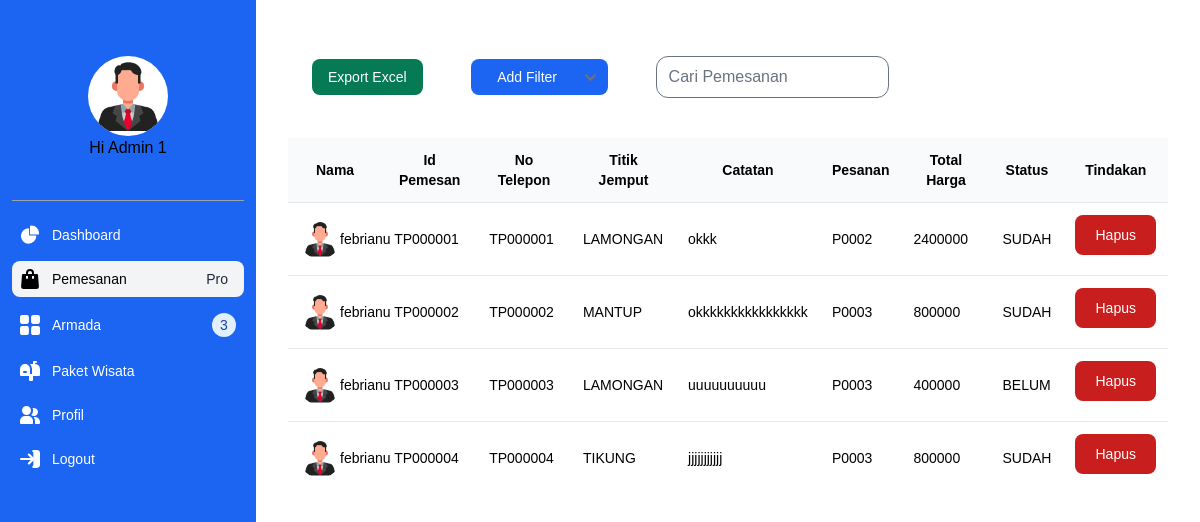
Before: /app/admin/transaksi/index.php (signed in) with the older database file.
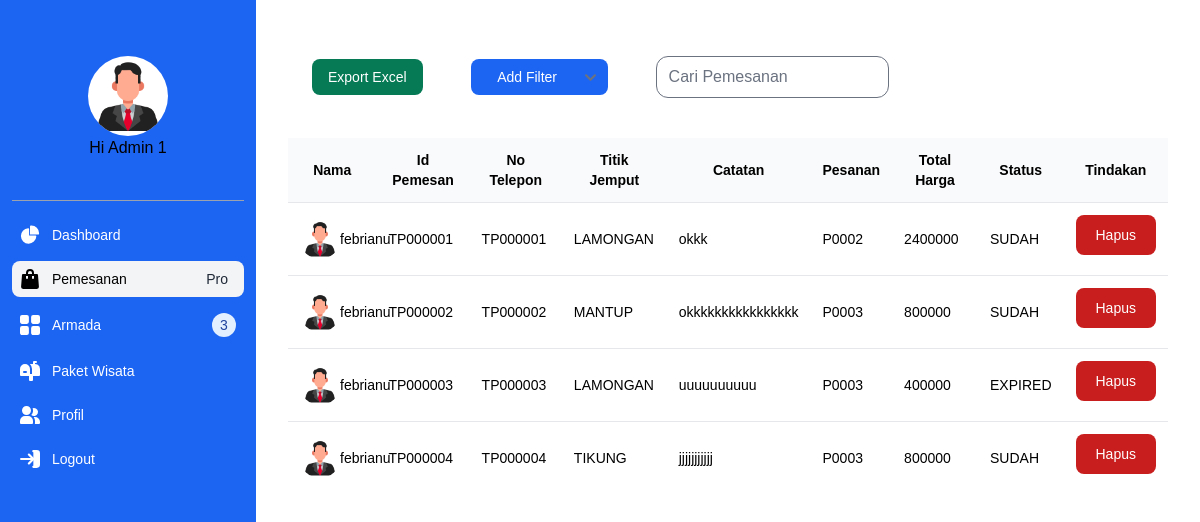
After: the same page with the newer database file.
### tables this page shows
CREATE TABLE `pemesanan` (
  `ID_PEMESANAN` char(8) NOT NULL,
  `ID_PAKET` char(8) DEFAULT NULL,
  `ID_USER` char(8) DEFAULT NULL,
  `CATATAN_PESANAN` varchar(256) DEFAULT NULL,
  `JUMLAH_PESANAN` int(11) NOT NULL,
  `TOTAL_HARGA` bigint(20) NOT NULL,
  `TANGGAL_PEMESANAN` date NOT NULL DEFAULT current_timestamp(),
  `TITIK_JEMPUT_PEMESANAN` varchar(256) NOT NULL,
  `STATUS_PEMESANAN` varchar(16) NOT NULL DEFAULT 'BELUM'
);

### app/database.php (called while the page is built, shortened)
<?php
	function getAllPemesanan(){
		try {
		   $statement = DB->prepare("SELECT * FROM pemesanan");
		   $statement->execute();
			return $statement->fetchAll(PDO::FETCH_ASSOC);
		} catch (PDOException $err) {
			echo $err->getMessage();
		}
	}
?>

### app/admin/transaksi/index.php (the view, shortened to what this page needs)
<?php
    $title = "Transaksi";
    require("../../database.php");
    include(BASEPATH."/assets/inc/admin/layouts/header.php");
    $transactions = getAllPemesanan();
?>
<div class="container mx-auto p-4">
    <div class="flex flex-col  sm:flex-row items-center justify-start mb-4">
        <a href="excel.php" class="m-6 sm:mb-0 sm:mr-4 inline-block px-4 py-2 text-sm font-medium text-center text-white bg-green-600 rounded-lg hover:bg-green-700 focus:ring-4 focus:outline-none focus:ring-green-300 whitespace-nowrap">Export Excel</a>
        <select name="cars" id="cars" class="m-6 border-white border-none inline-block px-4 py-2 text-sm font-medium text-center text-white bg-blue-600 rounded-lg hover:bg-blue-700 focus:ring-4 focus:outline-none focus:ring-blue-300 whitespace-nowrap mr-3">
                <option value="volvo">Add Filter</option>
        </select>
        <div class="m-6 relative flex items-center">
            <input type="text" name="search" placeholder="Cari Pemesanan" autocomplete="off" aria-label="Cari Pemesanan" class="w-full sm:w-64 pr-3 pl-10 py-2 placeholder-gray-500 text-black rounded-xl ring-gray-300 focus:ring-gray-500 focus:ring-2">
        </div>
    </div>
    <div class="overflow-x-auto w-full">
        <div class="min-w-full flex justify-center">
            <table class="min-w-full divide-y divide-gray-200">
                <thead class="bg-gray-50">
                    <tr>
                        <th class="p-4 text-sm font-semibold tracking-wide text-center">Nama</th>
                        <th class="p-3 text-sm font-semibold tracking-wide text-center">Id Pemesan</th>
                        <th class="p-3 text-sm font-semibold tracking-wide text-center">No Telepon</th>
                        <th class="p-3 text-sm font-semibold tracking-wide text-center">Titik Jemput</th>
                        <th class="p-3 text-sm font-semibold tracking-wide text-center w-32">Catatan</th>
                        <th class="p-3 text-sm font-semibold tracking-wide text-center">Pesanan</th>
                        <th class="p-3 text-sm font-semibold tracking-wide text-center">Total Harga</th>
                        <th class="p-3 text-sm font-semibold tracking-wide text-center">Status</th>
                        <th class="p-3 text-sm font-semibold tracking-wide text-center">Tindakan</th>
                    </tr>
                </thead>
                <tbody class="bg-white divide-y divide-gray-200">
                    <?php foreach($transactions as $transaction): ?>
                    <tr>
                        <td class="p-3 text-sm tracking-wide text-left">
                            <div class="flex items-center">
                                <img class="rounded-full w-10 h-10" src="<?=BASEURL?>/assets/img/man.png" alt="icon man">
                                <p class="ml-3"><?= $transaction['ID_USER'] ?></p>
                            </div>
                        </td>
                        <td class="p-3 text-sm tracking-wide text-left whitespace-nowrap"><?= $transaction['ID_PEMESANAN']  ?></td>
                        <td class="p-3 text-sm tracking-wide text-left"><?= $transaction['ID_PEMESANAN']  ?></td>
                        <td class="p-3 text-sm tracking-wide text-left"><?= $transaction['TITIK_JEMPUT_PEMESANAN'] ?></td>
                        <td class="p-3 text-sm tracking-wide text-left"><?= $transaction['CATATAN_PESANAN'] ?></td>
                        <td class="p-3 text-sm tracking-wide text-left"><?= $transaction['ID_PAKET']  ?></td>
                        <td class="p-3 text-sm tracking-wide text-left"><?= $transaction['TOTAL_HARGA'] ?></td>
                        <td class="p-3 text-sm tracking-wide text-left"><?= $transaction['STATUS_PEMESANAN'] ?></td>
                        <td class="p-3 text-sm tracking-wide text-left">
                            <button type="button" class="focus:outline-none text-white bg-red-700 hover:bg-red-800 focus:ring-4 focus:ring-red-300 font-medium rounded-lg text-sm px-5 py-2.5 me-2 mb-2 dark:bg-red-600 dark:hover:bg-red-700 dark:focus:ring-red-900">Hapus</button>
                        </td>
                    </tr>
                    <?php endforeach; ?>
                </tbody>
            </table>
        </div>
    </div>
</div>
<?php include(BASEPATH."/assets/inc/admin/layouts/footer.php"); ?>

### assets/inc/admin/layouts/header.php (shortened to what this page needs)
<!DOCTYPE html>
<html lang="en">
  <head>
    <link rel="stylesheet" href="<?=BASEURL?>/dist/output.css" />
  </head>
  <body>
    <aside
      id="default-sidebar"
      class="fixed top-0 left-0 z-40 w-64 h-screen transition-transform -translate-x-full sm:translate-x-0"
      aria-label="Sidebar"
    >
      <div
        class="h-full px-3 py-4 overflow-y-auto bg-blue-600 dark:bg-gray-800"
      >
        <div
          class="flex py-10 w-full justify-center items-center flex-col border-b-[1px] border-gray-400 border-solid"
        >
          <div class="rounded-full h-20 w-20 overflow-hidden bg-white">
            <img src="<?=BASEURL?>/assets/img/man.png" alt="" />
          </div>
          <h2>Hi Admin 1</h2>
        </div>
        <ul class="space-y-2 font-medium mt-4 text-sm">
          <li>
            <a
              href="<?=BASEURL?>/app/admin/index.php"
              class="flex items-center p-2  rounded-lg <?=$title=='Dashboard' ? 'bg-gray-100 text-black': 'text-white' ?> hover:bg-blue-400  group"
            >
              <svg
                class="w-5 h-5  transition duration-75 <?=$title=='Dashboard' ? 'text-black':'text-white'?>"
                aria-hidden="true"
                xmlns="http://www.w3.org/2000/svg"
                fill="currentColor"
                viewBox="0 0 22 21"
              >
                <path
                  d="M16.975 11H10V4.025a1 1 0 0 0-1.066-.998 8.5 8.5 0 1 0 9.039 9.039.999.999 0 0 0-1-1.066h.002Z"
                />
                <path
                  d="M12.5 0c-.157 0-.311.01-.565.027A1 1 0 0 0 11 1.02V10h8.975a1 1 0 0 0 1-.935c.013-.188.028-.374.028-.565A8.51 8.51 0 0 0 12.5 0Z"
                />
              </svg>
              <span class="ms-3">Dashboard</span>
            </a>
          </li>
          <li>
            <a
              href="<?=BASEURL?>/app/admin/transaksi/index.php"
              class="flex items-center p-2 rounded-lg <?=$title=='Transaksi' ? 'bg-gray-100 text-black': 'text-white' ?> hover:bg-blue-400  group"
            >
              <svg
                class="flex-shrink-0 w-5 h-5 transition duration-75 <?=$title=='Transaksi' ? 'text-black':'text-white'?>"
                aria-hidden="true"
                xmlns="http://www.w3.org/2000/svg"
                fill="currentColor"
                viewBox="0 0 18 20"
              >
                <path
                  d="M17 5.923A1 1 0 0 0 16 5h-3V4a4 4 0 1 0-8 0v1H2a1 1 0 0 0-1 .923L.086 17.846A2 2 0 0 0 2.08 20h13.84a2 2 0 0 0 1.994-2.153L17 5.923ZM7 9a1 1 0 0 1-2 0V7h2v2Zm0-5a2 2 0 1 1 4 0v1H7V4Zm6 5a1 1 0 1 1-2 0V7h2v2Z"
                />
              </svg>
              <span class="flex-1 ms-3 whitespace-nowrap">Pemesanan</span>
              <span
                class="inline-flex items-center justify-center px-2 ms-3 text-sm font-medium text-gray-800 bg-gray-100 rounded-full dark:bg-gray-700 dark:text-gray-300"
                >Pro</span
              >
            </a>
          </li>
          <li>
            <a
              href="<?=BASEURL?>/app/admin/armada/index.php"
              class="flex items-center p-2 rounded-lg <?=$title=='Armada' ? 'bg-gray-100 text-black': 'text-white' ?> hover:bg-blue-400 group"
            >
              <svg
                class="flex-shrink-0 w-5 h-5 transition duration-75 <?=$title=='Armada' ? 'text-black':'text-white'?>"
                aria-hidden="true"
                xmlns="http://www.w3.org/2000/svg"
                fill="currentColor"
                viewBox="0 0 18 18"
              >
                <path
                  d="M6.143 0H1.857A1.857 1.857 0 0 0 0 1.857v4.286C0 7.169.831 8 1.857 8h4.286A1.857 1.857 0 0 0 8 6.143V1.857A1.857 1.857 0 0 0 6.143 0Zm10 0h-4.286A1.857 1.857 0 0 0 10 1.857v4.286C10 7.169 10.831 8 11.857 8h4.286A1.857 1.857 0 0 0 18 6.143V1.857A1.857 1.857 0 0 0 16.143 0Zm-10 10H1.857A1.857 1.857 0 0 0 0 11.857v4.286C0 17.169.831 18 1.857 18h4.286A1.857 1.857 0 0 0 8 16.143v-4.286A1.857 1.857 0 0 0 6.143 10Zm10 0h-4.286A1.857 1.857 0 0 0 10 11.857v4.286c0 1.026.831 1.857 1.857 1.857h4.286A1.857 1.857 0 0 0 18 16.143v-4.286A1.857 1.857 0 0 0 16.143 10Z"
                />
              </svg>
              <span class="flex-1 ms-3 whitespace-nowrap">Armada</span>
              <span
                class="inline-flex items-center justify-center w-3 h-3 p-3 ms-3 text-sm font-medium text-blue-800 bg-blue-100 rounded-full dark:bg-white dark:text-blue-300"
                >3</span
              >
            </a>
          </li>
          <li>
            <a
              href="<?=BASEURL?>/app/admin/paket/index.php"
              class="flex items-center p-2 rounded-lg <?=$title=='Paket Wisata' ? 'bg-gray-100 text-black': 'text-white' ?> hover:bg-blue-400 group"
            >
              <svg
                class="flex-shrink-0 w-5 h-5 transition duration-75 <?=$title=='Paket Wisata' ? 'text-black':'text-white'?>"
                aria-hidden="true"
                xmlns="http://www.w3.org/2000/svg"
                fill="currentColor"
                viewBox="0 0 20 20"
              >
                <path
                  d="m17.418 3.623-.018-.008a6.713 6.713 0 0 0-2.4-.569V2h1a1 1 0 1 0 0-2h-2a1 1 0 0 0-1 1v2H9.89A6.977 6.977 0 0 1 12 8v5h-2V8A5 5 0 1 0 0 8v6a1 1 0 0 0 1 1h8v4a1 1 0 0 0 1 1h2a1 1 0 0 0 1-1v-4h6a1 1 0 0 0 1-1V8a5 5 0 0 0-2.582-4.377ZM6 12H4a1 1 0 0 1 0-2h2a1 1 0 0 1 0 2Z"
                />
              </svg>
              <span class="flex-1 ms-3 whitespace-nowrap">Paket Wisata</span>
            </a>
          </li>
          <li>
            <a
              href="<?=BASEURL?>/app/admin/profile.php"
              class="flex items-center p-2 rounded-lg <?=$title=='Profil' ? 'bg-gray-100 text-black': 'text-white' ?> hover:bg-blue-400 group"
            >
              <svg
                class="flex-shrink-0 w-5 h-5  transition duration-75 <?=$title=='Profil' ? 'text-black':'text-white'?>"
                aria-hidden="true"
                xmlns="http://www.w3.org/2000/svg"
                fill="currentColor"
                viewBox="0 0 20 18"
              >
                <path
                  d="M14 2a3.963 3.963 0 0 0-1.4.267 6.439 6.439 0 0 1-1.331 6.638A4 4 0 1 0 14 2Zm1 9h-1.264A6.957 6.957 0 0 1 15 15v2a2.97 2.97 0 0 1-.184 1H19a1 1 0 0 0 1-1v-1a5.006 5.006 0 0 0-5-5ZM6.5 9a4.5 4.5 0 1 0 0-9 4.5 4.5 0 0 0 0 9ZM8 10H5a5.006 5.006 0 0 0-5 5v2a1 1 0 0 0 1 1h11a1 1 0 0 0 1-1v-2a5.006 5.006 0 0 0-5-5Z"
                />
              </svg>
              <span class="flex-1 ms-3 whitespace-nowrap">Profil</span>
            </a>
          </li>
          <li>
            <a
              href="<?=BASEURL?>/app/admin/logout.php"
              class="flex items-center p-2 rounded-lg text-white hover:bg-blue-400 group"
            >
              <span class="flex-1 ms-3 whitespace-nowrap">Logout</span>
            </a>
          </li>
        </ul>
      </div>
    </aside>
    <div class="p-4 sm:ml-64">

### assets/inc/admin/layouts/footer.php (shortened to what this page needs)
</div>

Changed rows visible on the page:
changed pemesanan "TP000003": STATUS_PEMESANAN "BELUM" → "EXPIRED"
